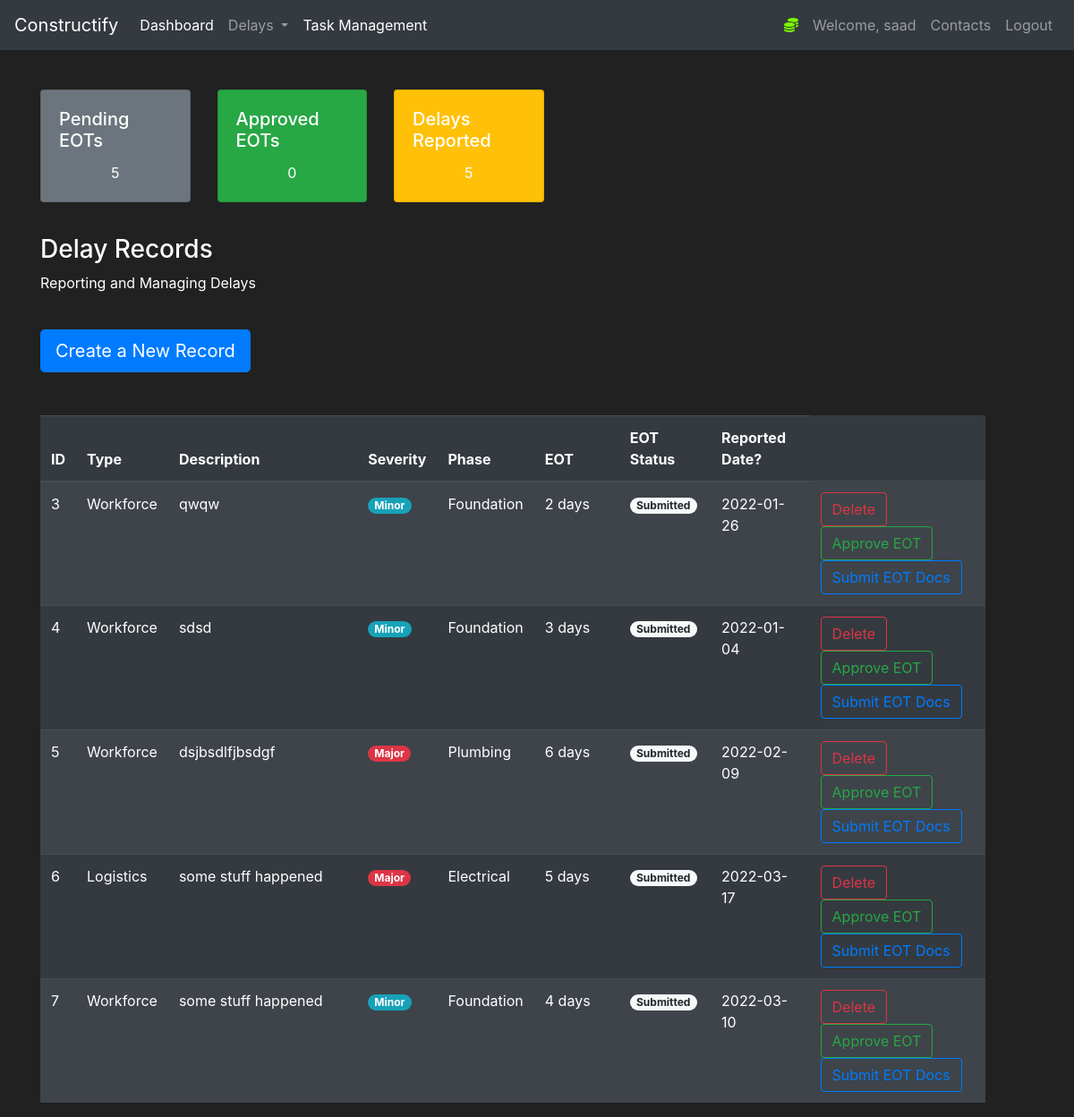
The app's page /delays (signed in), older data.
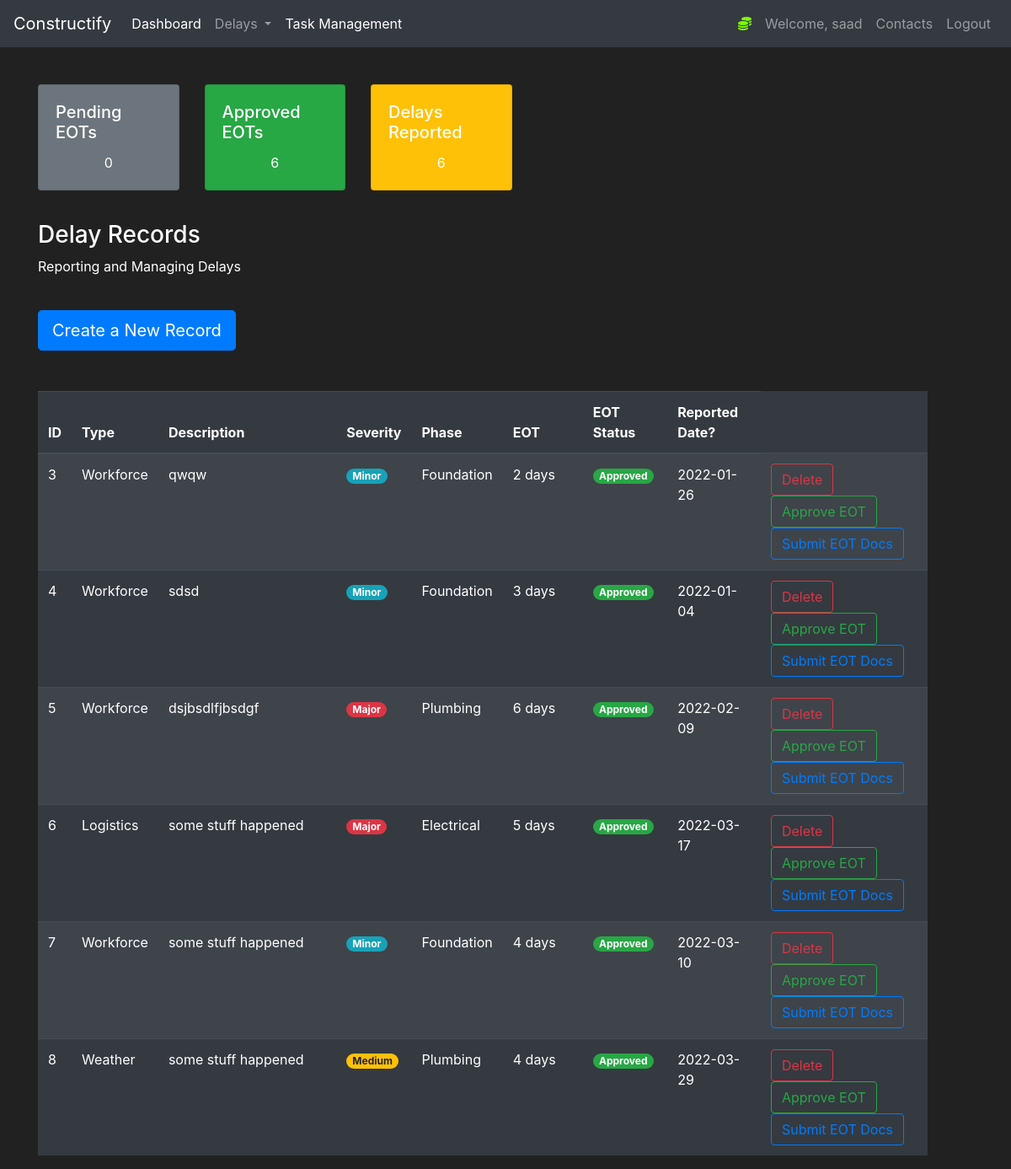
The same page, newer data.
### construct/models.py (models this page shows, shortened)
class User(db.Model, UserMixin):
    id = db.Column(db.Integer(), nullable=False, primary_key=True)
    username = db.Column(db.String(length=30), nullable=False, unique=True)
    email_address = db.Column(db.String(length=50),
                              nullable=False, unique=True)
    password_hash = db.Column(db.String(length=50),
                              nullable=False, unique=True)
    @property
    def password(self):
        return self.password

class Delay(db.Model):
    id = db.Column(db.Integer(), nullable=False, primary_key=True)
    type = db.Column(db.String(length=30), nullable=False)
    description = db.Column(db.String(length=30), nullable=False)
    severity = db.Column(db.String(length=30), nullable=False)
    phase = db.Column(db.String(length=30), nullable=False)
    delayed_days = db.Column(db.Integer(), nullable=True)
    date = db.Column(db.String(length=30), nullable=False)
    status = db.Column(db.String(length=30), nullable=True, default="Submitted")

### construct/routes.py (the view, shortened to what this page needs)
@app.route("/delays", methods=['GET', 'POST'])
@login_required
def delaypage():
    pending_delays= Delay.query.filter(Delay.status == "Submitted").count()
    approved_delays= Delay.query.filter(Delay.status == "Approved").count()
    delay_count = pending_delays+approved_delays
    delayForm = DelayForm()
    delays = Delay.query.all()
    gannt_data = delays
    if request.method == "GET":
        return render_template('delays.html', delays=delays, delayForm=delayForm, pending_delays=pending_delays, approved_delays=approved_delays, delay_count=delay_count, gannt_data=gannt_data)

### construct/models.py (called while the page is built)
@login_manager.user_loader
def load_user(user_id):
    return User.query.get(int(user_id))

### construct/templates/delays.html (shortened to what this page needs)
{% extends 'base.html' %}
{% block content%}
<div class="row" style="margin-top:20px;margin-left:30px">
    <div class="col-2">
        <div class="card text-white bg-secondary mb-3" style="max-width: 18rem;">
            <div class="card-body">
                <h5 class="card-title">Pending EOTs</h5>
                <p class="card-text" style="text-align:center;">{{pending_delays}}</p>
            </div>
        </div>
    </div>
    <div class="col-2">
        <div class="card text-white bg-success mb-3" style="max-width: 18rem;">
            <div class="card-body">
                <h5 class="card-title">Approved EOTs</h5>
                <p class="card-text" style="text-align:center;">{{approved_delays}}</p>
            </div>
        </div>
    </div>
    <div class="col-2">
        <div class="card text-white bg-warning  mb-3" style="max-width: 18rem;">
            <div class="card-body">
                <h5 class="card-title">Delays Reported</h5>
                <p class="card-text" style="text-align:center;">{{delay_count}}</p>
            </div>
        </div>
    </div>
</div>
<div class="row" style="margin-top:20px;margin-left:30px">
    <div class="col-11">
        <h3>Delay Records</h3>
        <p>Reporting and Managing Delays</p>
        <br>
        <button type="button" class="btn btn-primary btn-lg" data-toggle="modal" data-target="#exampleModal"
            data-whatever="@mdo">Create a New Record</button>
        <br><br><br>
        <table class="table table-striped table-dark">
            <thead>
                <tr>
                    <th scope="col">ID</th>
                    <th scope="col">Type</th>
                    <th scope="col">Description</th>
                    <th scope="col">Severity</th>
                    <th scope="col">Phase</th>
                    <th scope="col">EOT</th>
                    <th scope="col">EOT Status</th>
                    <th scope="col">Reported Date?</th>
                </tr>
            </thead>
            <tbody>
                {% for delay in delays %}
                <tr>
                    <td>{{delay.id}}</td>
                    <td>{{delay.type}}</td>
                    <td width="20%">{{delay.description}}</td>
                    {% if 'Major' in delay.severity %}
                    <td><span class="badge badge-pill badge-danger">{{delay.severity}}</span></td>
                    {% endif %}
                    {% if 'Medium' in delay.severity %}
                    <td><span class="badge badge-pill badge-warning">{{delay.severity}}</span></td>
                    {% endif %}
                    {% if 'Minor' in delay.severity %}
                    <td><span class="badge badge-pill badge-info">{{delay.severity}}</span></td>
                    {% endif %}
                    <td>{{delay.phase}}</td>
                    <td width="9%">{{delay.delayed_days}} days</td>
                    {% if 'Approved' in delay.status %}
                    <td><span class="badge badge-pill badge-success">{{delay.status}}</span></td>
                    {% endif %}
                    {% if 'Submitted' in delay.status %}
                    <td><span class="badge badge-pill badge-light">{{delay.status}}</span></td>
                    {% endif %}
                    <td>{{delay.date}}</td>
                    <td>
                        <a class="btn btn-outline-danger" href="{{url_for('delete',id=delay.id)}}" role="button">Delete</a>
                            <a class="btn btn-outline-success" href="{{url_for('approveEOT', id=delay.id)}}" role="button">Approve EOT</a>
                        <a href="https://drive.google.com/drive/folders/18PSp9SP4vlClrRaxsXw4nqbLmEu5UW7g?usp=sharing"
                            target="_blank" class="btn btn-outline-primary" role="button" aria-pressed="true">Submit EOT Docs</a>
                    </td>
                </tr>
                {% endfor %}
            </tbody>
        </table>
    </div>
</div>
</div>
{% endblock %}

### construct/templates/base.html (shortened to what this page needs)
<!doctype html>
<html lang="en">
<head>
    <link rel="stylesheet" href="https://cdn.jsdelivr.net/npm/bootstrap@4.5.3/dist/css/bootstrap.min.css"
>
</head>
<body>
    <div id="content">
        <nav class="navbar navbar-expand-md navbar-dark bg-dark">
            <a class="navbar-brand" href="#">Constructify</a>
            <div class="collapse navbar-collapse" id="navbarNav">
                <ul class="navbar-nav mr-auto">
                    <li class="nav-item active">
                        <a class="nav-link" href="{{url_for('homepage')}}">Dashboard </a>
                    </li>
                    <li class="nav-item dropdown">
                        <a class="nav-link dropdown-toggle" href="{{url_for('delaypage')}}" id="navbarDropdown"
                            role="button" data-toggle="dropdown" aria-haspopup="true" aria-expanded="false">
                            Delays
                        </a>
                    </li>
                    <li class="nav-item active">
                        <a class="nav-link" href="{{url_for('Taskpage')}}">Task Management </a>
                    </li>
                </ul>
                {% if current_user.is_authenticated %}
                <ul class="navbar-nav">
                    <li class="nav-item">
                    <li class="nav-item">
                        <a class="nav-link" style="color: lawngreen; font-weight:bold">
                            <i class="fas fa-coins"></i>
                        </a>
                    </li>
                    <a class="nav-link">Welcome, {{ current_user.username }}</a>
                    </li>
                    <li class="nav-item">
                        <a class="nav-link" href="{{url_for('Contactspage')}}">Contacts</a>
                    </li>
                    <li class="nav-item">
                        <a class="nav-link" href="{{url_for('logout_page')}}">Logout</a>
                    </li>
                    {% endif %}
            </div>
        </nav>
        <br>
        {% block content%}
        {% endblock %}
</body>
</html>

### construct/templates/base.html (style rules this page uses)
body { background-color: #212121; color: white }

Row changes from the older to the newer data that the page shows:
changed Delay "qwqw": status "Submitted" → "Approved"
changed Delay "sdsd": status "Submitted" → "Approved"
changed Delay "dsjbsdlfjbsdgf": status "Submitted" → "Approved"
changed Delay "Logistics": status "Submitted" → "Approved"
changed Delay id 7: status "Submitted" → "Approved"
added Delay: id "8", type "Weather", description "some stuff happened", severity "Medium", phase "Plumbing", delayed_days "4", status "Approved", date "2022-03-29"
Text that changed along with them:
{{ pending_delays }}: "5" → "0"
{{ approved_delays }}: "0" → "6"
{{ delay_count }}: "5" → "6"
